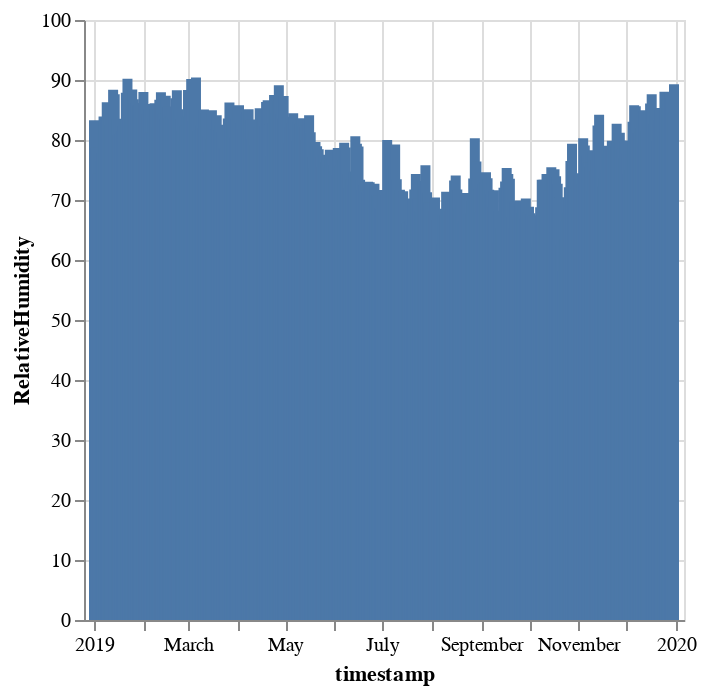

Notebook cell for this chart:
### Code cell
e3=Data |>
@vlplot(:bar, x=:timestamp, y="RelativeHumidity:q")

### Figure 1 — Vega-Lite specification as saved in the notebook (floating-point values rounded to 4 significant figures; data arrays with more than 128 entries replaced by an {"elided": "..."} marker saying what was removed)
{"data": {"values": {"elided": "365 records"}}, "encoding": {"x": {"field": "timestamp", "type": "temporal"}, "y": {"field": "RelativeHumidity", "type": "quantitative"}}, "mark": "bar"}
